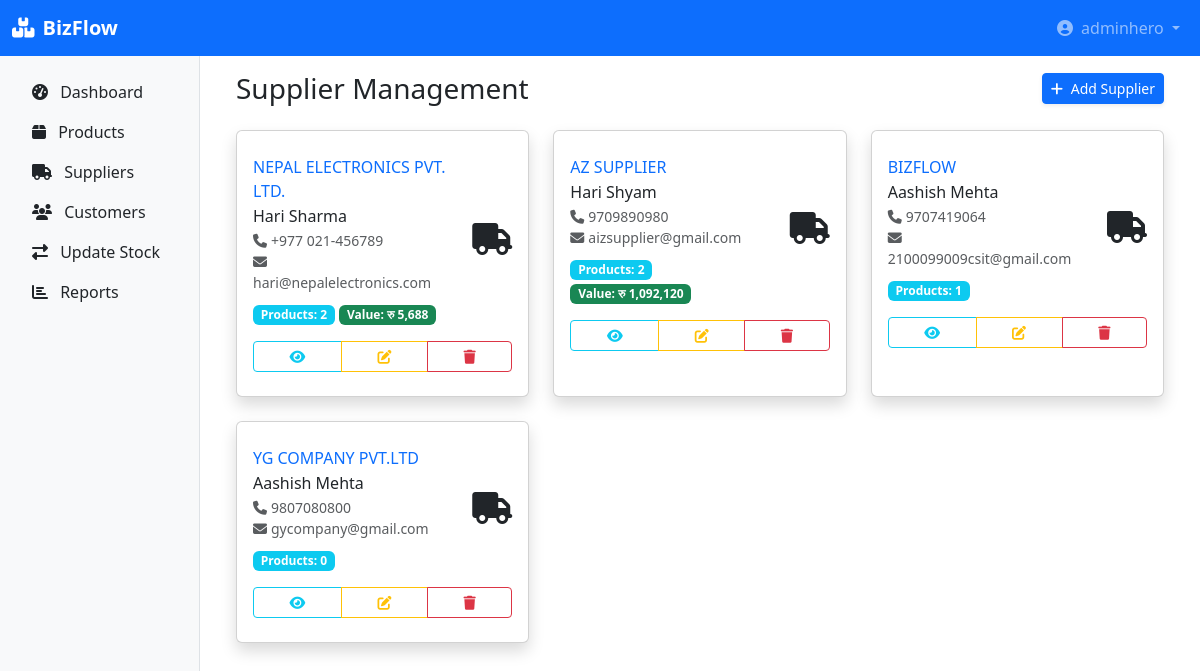
Page /suppliers/ (signed in) on the committed database.
### inventory/models.py (models this page shows, shortened)
class Supplier(models.Model):
    name = models.CharField(max_length=200)
    contact_person = models.CharField(max_length=100, blank=True, null=True)
    email = models.EmailField(blank=True, null=True)
    phone = models.CharField(max_length=15)
    address = models.TextField(blank=True, null=True)

### inventory/views.py (the view)
# urls.py: path('suppliers/', views.supplier_list, name='supplier_list'),
@login_required
def supplier_list(request):
    suppliers = Supplier.objects.all().annotate(
        product_count=Count('product'),
        total_inventory_value=Sum(models.F('product__current_stock') * models.F('product__cost_price'))
    )
    return render(request, 'inventory/supplier_list.html', {'suppliers': suppliers})

### inventory/templates/inventory/supplier_list.html (shortened to what this page needs)
{% extends 'inventory/base.html' %}
{% load humanize %}
{% block content %}
<div class="container-fluid">
    <div class="d-sm-flex align-items-center justify-content-between mb-4">
        <h1 class="h3 mb-0 text-gray-800">Supplier Management</h1>
        <a href="{% url 'add_supplier' %}" class="d-none d-sm-inline-block btn btn-sm btn-primary shadow-sm">
            <i class="fas fa-plus me-1"></i> Add Supplier
        </a>
    </div>
    <div class="row">
        {% for supplier in suppliers %}
        <div class="col-xl-4 col-md-6 mb-4">
            <div class="card border-left-primary shadow h-100 py-2">
                <div class="card-body">
                    <div class="row no-gutters align-items-center">
                        <div class="col mr-2">
                            <div class="text-xs font-weight-bold text-primary text-uppercase mb-1">
                                {{ supplier.name }}
                            </div>
                            <div class="h6 mb-0 font-weight-bold text-gray-800">
                                {{ supplier.contact_person|default:"No contact" }}
                            </div>
                            <div class="text-muted small mt-1">
                                {% if supplier.phone %}<i class="fas fa-phone me-1"></i>{{ supplier.phone }}{% endif %}
                                {% if supplier.email %}<br><i class="fas fa-envelope me-1"></i>{{ supplier.email }}{% endif %}
                            </div>
                            <div class="mt-2">
                                <span class="badge bg-info text-white">Products: {{ supplier.product_count }}</span>
                                {% if supplier.total_inventory_value %}
                                <span class="badge bg-success text-white">Value: रु {{ supplier.total_inventory_value|floatformat:0|intcomma }}</span>
                                {% endif %}
                            </div>
                        </div>
                        <div class="col-auto">
                            <i class="fas fa-truck fa-2x text-gray-300"></i>
                        </div>
                    </div>
                    <div class="mt-3">
                        <div class="btn-group w-100" role="group">
                            <a href="{% url 'supplier_detail' supplier.pk %}" class="btn btn-sm btn-outline-info">
                                <i class="fas fa-eye"></i>
                            </a>
                            <a href="{% url 'edit_supplier' supplier.pk %}" class="btn btn-sm btn-outline-warning">
                                <i class="fas fa-edit"></i>
                            </a>
                            <a href="{% url 'delete_supplier' supplier.pk %}" class="btn btn-sm btn-outline-danger">
                                <i class="fas fa-trash"></i>
                            </a>
                        </div>
                    </div>
                </div>
            </div>
        </div>
        {% endfor %}
    </div>
</div>
{% endblock %}

### inventory/templates/inventory/base.html (shortened to what this page needs)
<!DOCTYPE html>
<html lang="en">
<head>
    <link href="https://cdn.jsdelivr.net/npm/bootstrap@5.3.0/dist/css/bootstrap.min.css" rel="stylesheet">
    <link rel="stylesheet" href="https://cdnjs.cloudflare.com/ajax/libs/font-awesome/6.4.0/css/all.min.css">
</head>
<body>
    <nav class="navbar navbar-expand-lg navbar-dark bg-primary">
        <div class="container-fluid">
            <a class="navbar-brand" href="{% url 'dashboard' %}"><i class="fas fa-boxes me-2"></i><strong>BizFlow</strong></a>
            <div class="collapse navbar-collapse" id="navbarNav">
                <ul class="navbar-nav ms-auto">
                    <li class="nav-item dropdown">
                        <a class="nav-link dropdown-toggle" href="#" role="button" data-bs-toggle="dropdown">
                            <i class="fas fa-user-circle me-1"></i> {{ user.username }}
                        </a>
                    </li>
                </ul>
            </div>
        </div>
    </nav>
    <div class="container-fluid">
        <div class="row">
            <div class="col-md-3 col-lg-2 sidebar d-md-block p-3">
                <nav class="nav flex-column">
    <a class="nav-link text-dark" href="{% url 'dashboard' %}"><i class="fas fa-tachometer-alt me-2"></i> Dashboard</a>
    <a class="nav-link text-dark" href="{% url 'product_list' %}"><i class="fas fa-box me-2"></i> Products</a>
    <a class="nav-link text-dark" href="{% url 'supplier_list' %}"><i class="fas fa-truck me-2"></i> Suppliers</a>
    <a class="nav-link text-dark" href="{% url 'customer_list' %}"><i class="fas fa-users me-2"></i> Customers</a>
    <a class="nav-link text-dark" href="{% url 'add_stock_transaction' %}"><i class="fas fa-exchange-alt me-2"></i> Update Stock</a>
    <a class="nav-link text-dark" href="{% url 'reports_dashboard' %}"><i class="fas fa-chart-bar me-2"></i> Reports</a>
                </nav>
            </div>
            <main class="col-md-9 col-lg-10 ms-sm-auto px-4 py-3">
                {% block content %}{% endblock content %}
            </main>
        </div>
    </div>
</body>
</html>

### inventory/templates/inventory/base.html (style rules this page uses)
.sidebar { min-height: calc(100vh - 56px); background-color: #f8f9fa; border-right: 1px solid #dee2e6; }

### rows in the picture
Supplier: name "NEPAL ELECTRONICS PVT. LTD.", contact_person "Hari Sharma", phone "+977 021-456789", email "hari@nepalelectronics.com", product_count "2", total_inventory_value "5,688"
Supplier: name "AZ SUPPLIER", contact_person "Hari Shyam", phone "9709890980", email "aizsupplier@gmail.com", product_count "2", total_inventory_value "1,092,120"
Supplier: name "BIZFLOW", contact_person "Aashish Mehta", phone "9707419064", email "2100099009csit@gmail.com", product_count "1"
Supplier: name "YG COMPANY PVT.LTD", contact_person "Aashish Mehta", phone "9807080800", email "gycompany@gmail.com", product_count "0"

### other values in the picture
{{ user.username }} "adminhero"
